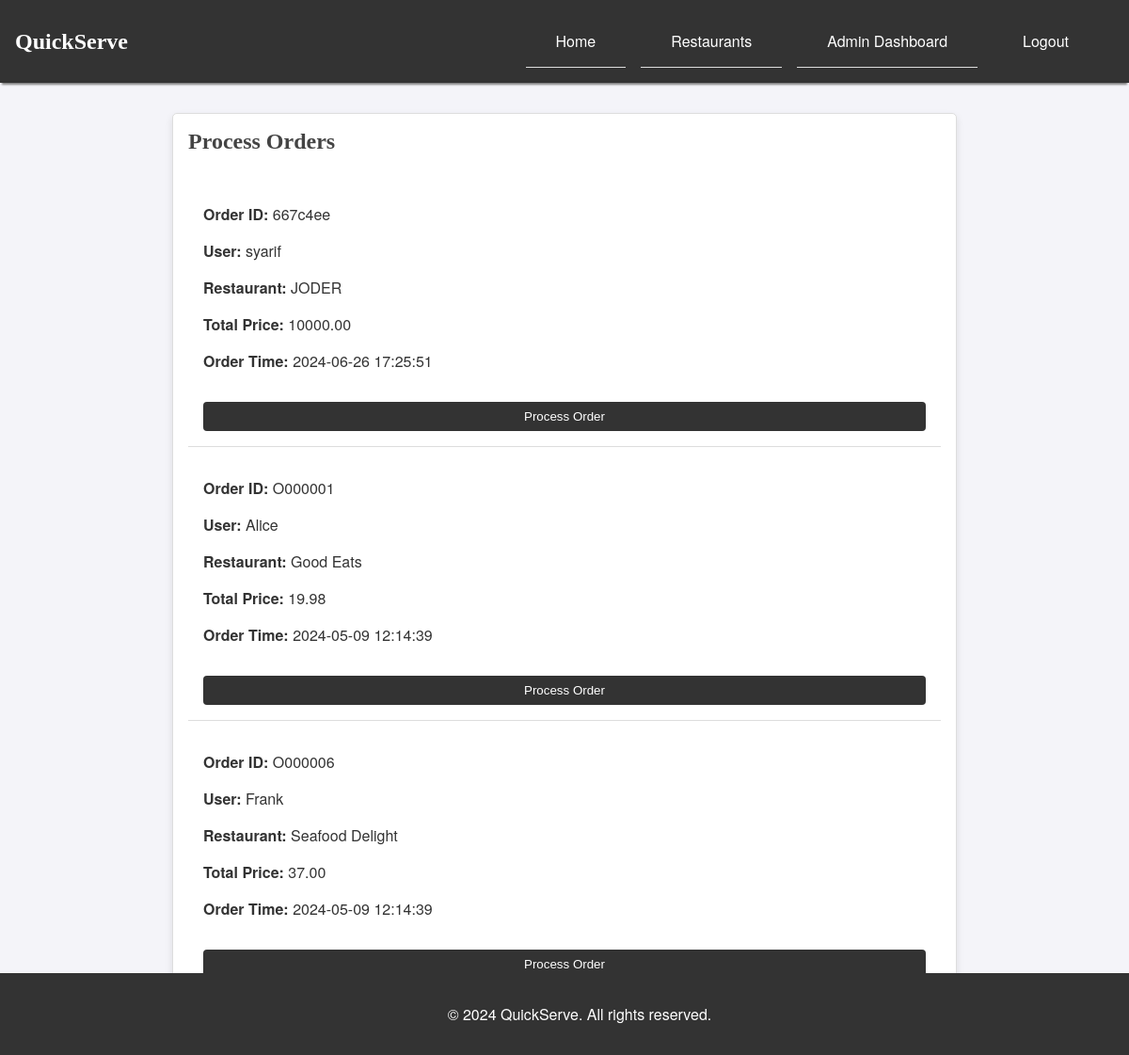
The app's page /admin/process_order.php (signed in) with its own data.
### tables this page shows
CREATE TABLE `orders` (
  `OrderID` varchar(7) NOT NULL,
  `UserID` varchar(7) DEFAULT NULL,
  `RestaurantID` varchar(7) DEFAULT NULL,
  `TotalPrice` decimal(10,2) DEFAULT NULL,
  `Status` enum('Pending','Confirmed','Completed','Cancelled') DEFAULT NULL,
  `OrderTime` timestamp NOT NULL DEFAULT current_timestamp() ON UPDATE current_timestamp()
);

CREATE TABLE `users` (
  `UserID` varchar(7) NOT NULL,
  `Username` varchar(255) DEFAULT NULL,
  `Email` varchar(255) DEFAULT NULL,
  `PasswordHash` varchar(255) DEFAULT NULL,
  `CreatedAt` timestamp NOT NULL DEFAULT current_timestamp() ON UPDATE current_timestamp(),
  `is_admin` tinyint(1) DEFAULT 0
);

CREATE TABLE `restaurants` (
  `RestaurantID` varchar(7) NOT NULL,
  `Name` varchar(255) DEFAULT NULL,
  `Address` varchar(255) DEFAULT NULL,
  `PhoneNumber` varchar(20) DEFAULT NULL,
  `Email` varchar(255) DEFAULT NULL,
  `OpeningHours` varchar(100) DEFAULT NULL
);

### includes/functions.php (called while the page is built, shortened)
<?php
function is_logged_in() {
    return isset($_SESSION['user_id']);
}
function is_admin() {
    return isset($_SESSION['user_role']) && $_SESSION['user_role'] === 'admin';
}
?>

### admin/process_order.php (the view, shortened to what this page needs)
<?php
include('../includes/header.php');
$sql = "SELECT Orders.OrderID, Orders.TotalPrice, Orders.OrderTime, Users.Username, Restaurants.Name as RestaurantName
        FROM Orders
        JOIN Users ON Orders.UserID = Users.UserID
        JOIN Restaurants ON Orders.RestaurantID = Restaurants.RestaurantID
        WHERE Orders.Status='Confirmed'";
$result = $conn->query($sql);
?>
<div class="container process-order-container">
    <h2>Process Orders</h2>
    <ul>
        <?php while($row = $result->fetch_assoc()): ?>
            <li>
                <p><strong>Order ID:</strong> <?php echo $row['OrderID']; ?></p>
                <p><strong>User:</strong> <?php echo $row['Username']; ?></p>
                <p><strong>Restaurant:</strong> <?php echo $row['RestaurantName']; ?></p>
                <p><strong>Total Price:</strong> <?php echo $row['TotalPrice']; ?></p>
                <p><strong>Order Time:</strong> <?php echo $row['OrderTime']; ?></p>
                <form action="" method="post">
                    <button type="submit" class="button">Process Order</button>
                </form>
            </li>
        <?php endwhile; ?>
    </ul>
</div>
<?php
include('../includes/footer.php');
?>

### includes/header.php (shortened to what this page needs)
<?php
include('functions.php');
?>
<!DOCTYPE html>
<html lang="en">
<head>
    <link rel="stylesheet" href="/quickserve/css/styles.css">
</head>
<body>
<header>
    <nav>
        <div class="logo">
            <h1 style="color: white;">QuickServe</h1>
        </div>
        <ul>
            <li><a href="/quickserve/index.php">Home</a></li>
            <li><a href="/quickserve/user/restaurant_list.php">Restaurants</a></li>
            <?php if (is_admin()): ?>
                <li><a href="/quickserve/admin/dashboard.php">Admin Dashboard</a></li>
            <?php endif; ?>
            <?php if (is_logged_in()): ?>
                <li><a href="/quickserve/logout.php">Logout</a></li>
            <?php else: ?>
                <li><a href="/quickserve/user/login.php">Login</a></li>
                <li><a href="/quickserve/user/register.php">Register</a></li>
            <?php endif; ?>
        </ul>
    </nav>
</header>

### includes/footer.php
<footer>
    <p>&copy; 2024 QuickServe. All rights reserved.</p>
</footer>
</body>
</html>

### css/styles.css (style rules this page uses)
body { font-family: 'Helvetica Neue', Arial, sans-serif; margin: 0; padding: 0; background-color: #f4f4f9; color: #333; }
header { background-color: #333; color: white; padding: 1rem 0; box-shadow: 0 4px 2px -2px gray; }
header nav { display: flex; justify-content: space-between; align-items: center; max-width: 1200px; margin: 0 auto; padding: 0 1rem; }
header nav ul { list-style: none; margin: 0; padding: 0; display: flex; }
header nav ul li { margin-right: 1rem; }
header nav ul li a { color: white; text-decoration: none; padding: 0.5rem 1rem; transition: background-color 0.3s; }
.container { max-width: 1200px; margin: 2rem auto; padding: 2rem; background-color: #fff; border-radius: 8px; box-shadow: 0 4px 8px rgba(0, 0, 0, 0.1); }
h1, h2, h3 { font-family: 'Georgia', serif; color: #444; }
button, .button { display: inline-block; padding: 0.5rem 1rem; background-color: #333; color: white; text-decoration: none; border-radius: 4px; border: none; cursor: pointer; transition: background-color 0.3s; }
form { display: flex; flex-direction: column; }
form button { margin-top: 1rem; }
ul { list-style: none; padding: 0; }
ul li { padding: 1rem; border-bottom: 1px solid #ddd; }
ul li:last-child { border-bottom: none; }
footer { background-color: #333; color: white; text-align: center; padding: 1rem; position: fixed; width: 100%; bottom: 0; }
.add-menu-container, .add-restaurant-container, .confirm-order-container, .process-order-container, .ready-for-pickup-container { max-width: 800px; margin: 2rem auto; padding: 1rem; border: 1px solid #ddd; border-radius: 5px; }
.add-menu-container h2, .add-restaurant-container h2, .confirm-order-container h2, .process-order-container h2, .ready-for-pickup-container h2 { margin-top: 0; }
.logo h1 { color: white; font-size: 1.5rem; margin: 0; }

### records on screen
orders: OrderID "667c4ee", UserID.Username "syarif", RestaurantID.Name "JODER", TotalPrice "10000.00", OrderTime "2024-06-26 17:25:51"
orders: OrderID "O000001", UserID.Username "Alice", RestaurantID.Name "Good Eats", TotalPrice "19.98", OrderTime "2024-05-09 12:14:39"
orders: OrderID "O000006", UserID.Username "Frank", RestaurantID.Name "Seafood Delight", TotalPrice "37.00", OrderTime "2024-05-09 12:14:39"
